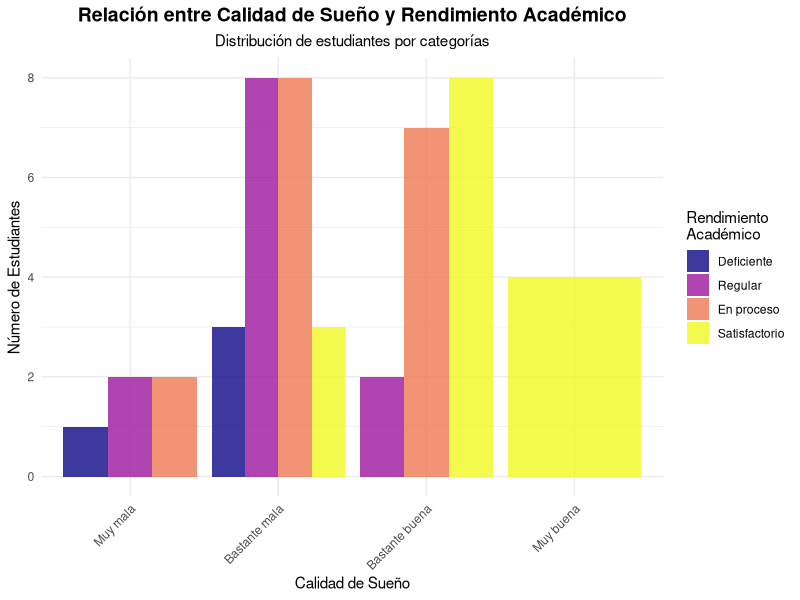
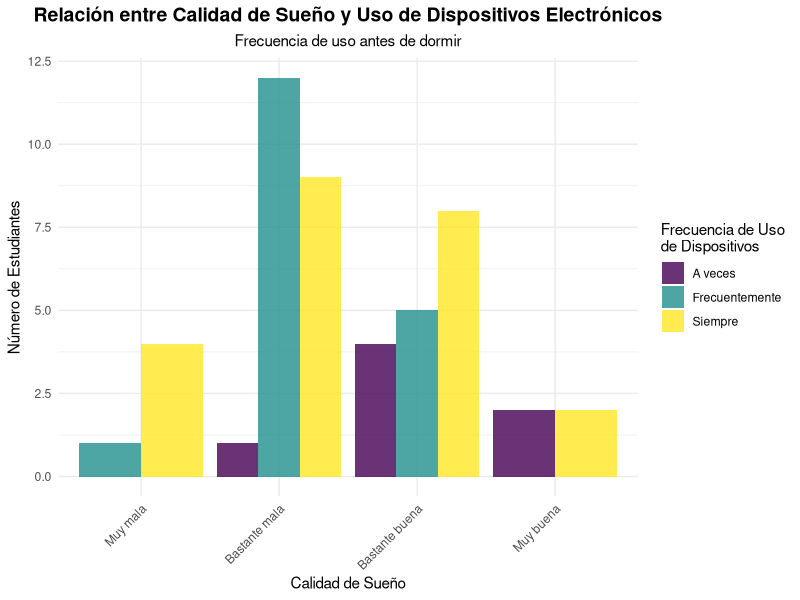
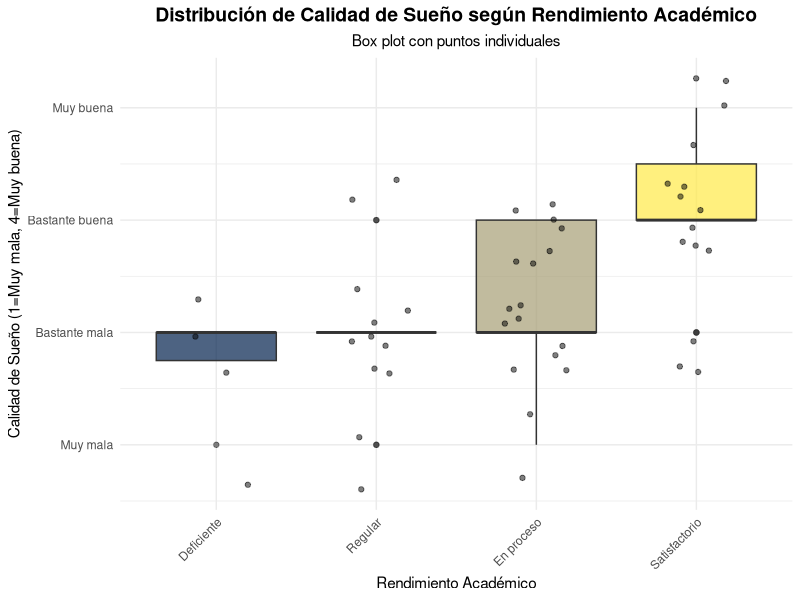
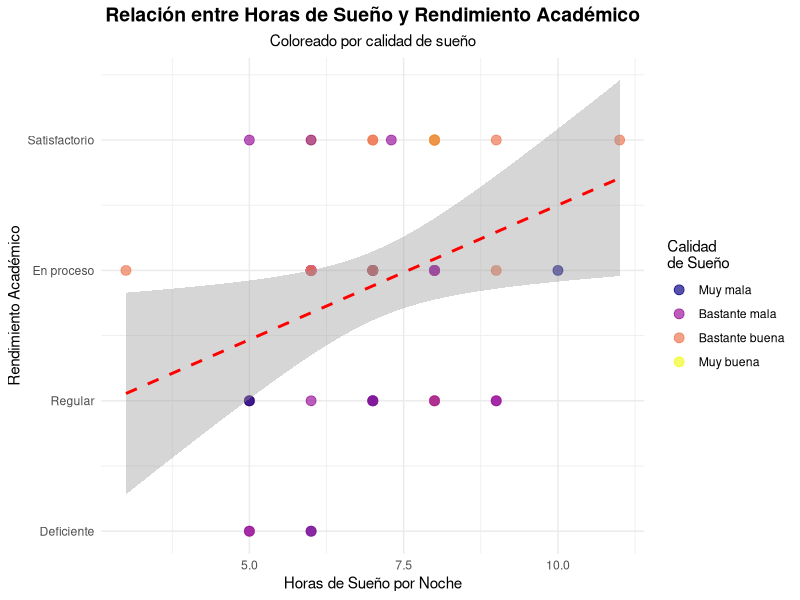
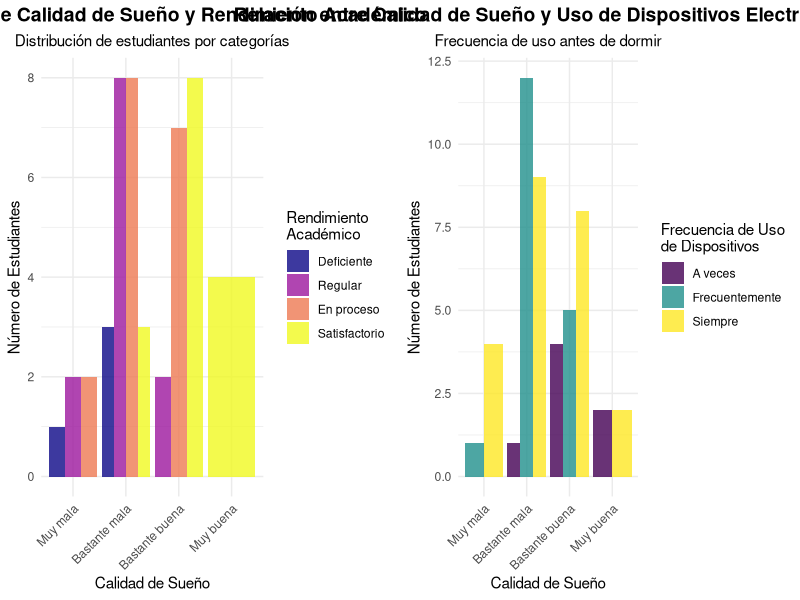
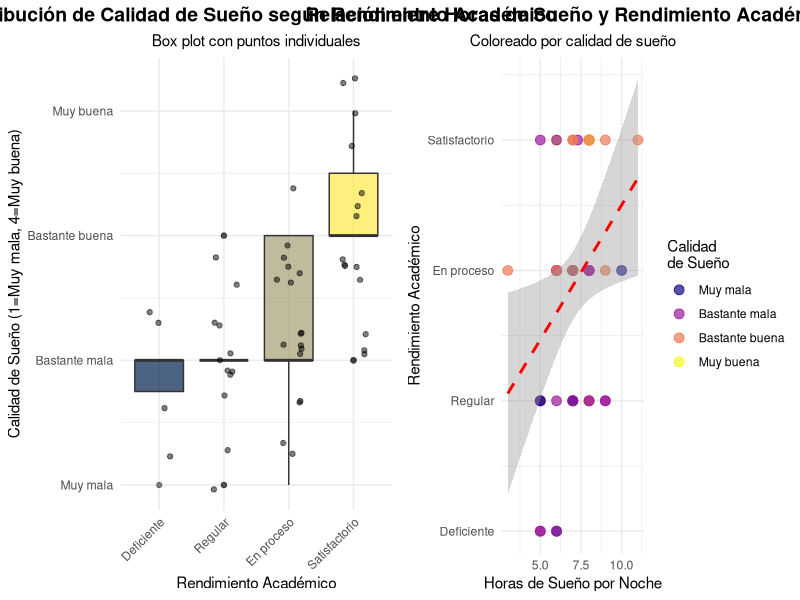
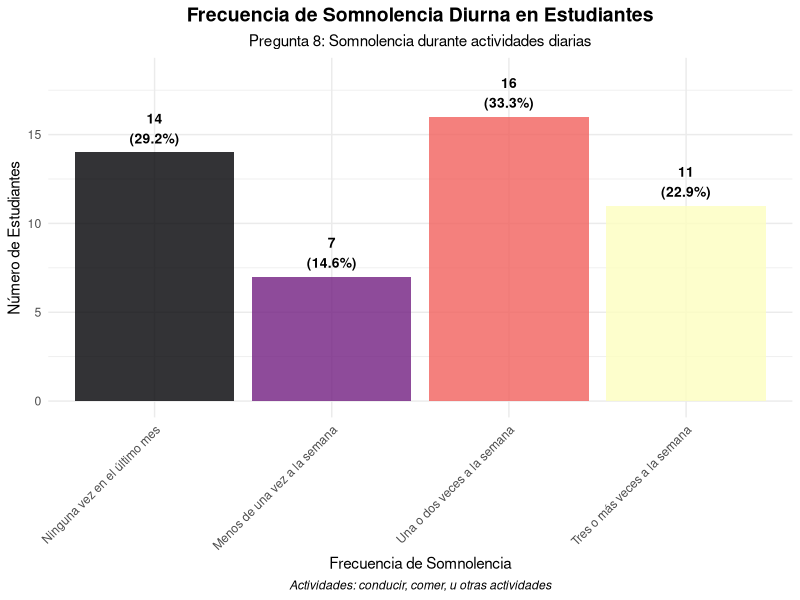
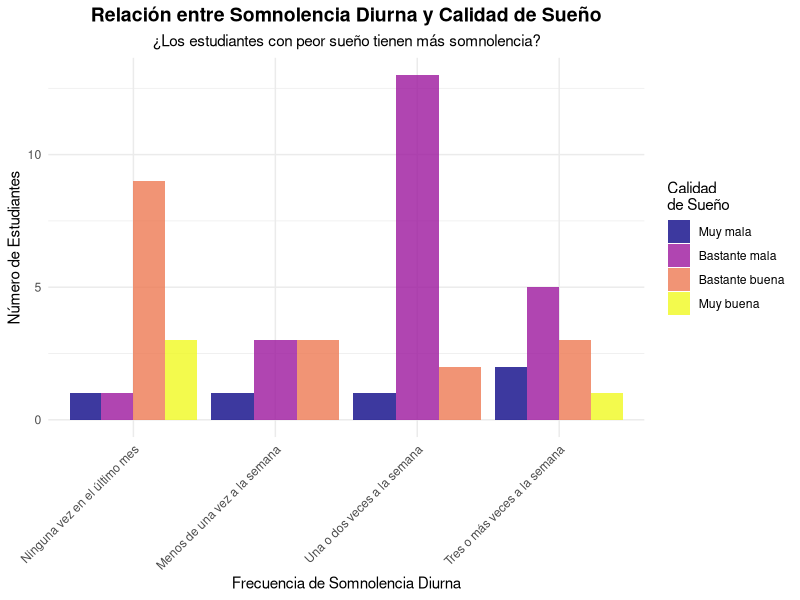

The R source for these figures, in order:
# Análisis de Datos de Sueño - RENACAD
# Carga de librerías necesarias
library(ggplot2)
library(dplyr)
library(tidyr)
library(readr)
library(gridExtra)

# Lectura de datos
datos <- read_csv("RENACAD.csv")

# Limpieza de nombres de columnas para facilitar el trabajo
colnames(datos) <- c("Nro", "Timestamp", "Email", "Acepto", 
                     "Hora_acostarse", "Tiempo_dormirse", "Hora_levantarse", 
                     "Horas_dormido", "Prob_conciliar", "Prob_despertar", 
                     "Prob_sanitario", "Prob_respirar", "Prob_roncar", 
                     "Prob_frio", "Prob_calor", "Prob_pesadillas", 
                     "Prob_dolores", "Prob_otras", "Otras_razones",
                     "Calidad_sueño", "Medicamentos", "Somnolencia", 
                     "Animos", "Dispositivos", "Rendimiento")

# Conversión de variables categóricas a factores ordenados
datos$Calidad_sueño <- factor(datos$Calidad_sueño, 
                              levels = c("Muy mala", "Bastante mala", "Bastante buena", "Muy buena"),
                              ordered = TRUE)

datos$Rendimiento <- factor(datos$Rendimiento,
                            levels = c("Deficiente", "Regular", "En proceso", "Satisfactorio"),
                            ordered = TRUE)

datos$Dispositivos <- factor(datos$Dispositivos,
                             levels = c("Nunca", "A veces", "Frecuentemente", "Siempre"),
                             ordered = TRUE)

# 1. GRÁFICO DE BARRAS AGRUPADO: CALIDAD DE SUEÑO VS RENDIMIENTO ACADÉMICO
grafico1 <- datos %>%
  count(Calidad_sueño, Rendimiento) %>%
  ggplot(aes(x = Calidad_sueño, y = n, fill = Rendimiento)) +
  geom_bar(stat = "identity", position = "dodge", alpha = 0.8) +
  labs(title = "Relación entre Calidad de Sueño y Rendimiento Académico",
       subtitle = "Distribución de estudiantes por categorías",
       x = "Calidad de Sueño",
       y = "Número de Estudiantes",
       fill = "Rendimiento\nAcadémico") +
  theme_minimal() +
  theme(axis.text.x = element_text(angle = 45, hjust = 1),
        plot.title = element_text(hjust = 0.5, size = 14, face = "bold"),
        plot.subtitle = element_text(hjust = 0.5)) +
  scale_fill_viridis_d(option = "plasma")

# 2. GRÁFICO DE BARRAS AGRUPADO: CALIDAD DE SUEÑO VS USO DE DISPOSITIVOS
grafico2 <- datos %>%
  count(Calidad_sueño, Dispositivos) %>%
  ggplot(aes(x = Calidad_sueño, y = n, fill = Dispositivos)) +
  geom_bar(stat = "identity", position = "dodge", alpha = 0.8) +
  labs(title = "Relación entre Calidad de Sueño y Uso de Dispositivos Electrónicos",
       subtitle = "Frecuencia de uso antes de dormir",
       x = "Calidad de Sueño",
       y = "Número de Estudiantes",
       fill = "Frecuencia de Uso\nde Dispositivos") +
  theme_minimal() +
  theme(axis.text.x = element_text(angle = 45, hjust = 1),
        plot.title = element_text(hjust = 0.5, size = 14, face = "bold"),
        plot.subtitle = element_text(hjust = 0.5)) +
  scale_fill_viridis_d(option = "viridis")

# 3. BOX PLOT: CALIDAD DE SUEÑO VS RENDIMIENTO ACADÉMICO
grafico3 <- datos %>%
  mutate(Calidad_num = case_when(
    Calidad_sueño == "Muy mala" ~ 1,
    Calidad_sueño == "Bastante mala" ~ 2,
    Calidad_sueño == "Bastante buena" ~ 3,
    Calidad_sueño == "Muy buena" ~ 4
  )) %>%
  ggplot(aes(x = Rendimiento, y = Calidad_num, fill = Rendimiento)) +
  geom_boxplot(alpha = 0.7, outlier.alpha = 0.6) +
  geom_jitter(width = 0.2, alpha = 0.5) +
  labs(title = "Distribución de Calidad de Sueño según Rendimiento Académico",
       subtitle = "Box plot con puntos individuales",
       x = "Rendimiento Académico",
       y = "Calidad de Sueño (1=Muy mala, 4=Muy buena)",
       fill = "Rendimiento") +
  theme_minimal() +
  theme(axis.text.x = element_text(angle = 45, hjust = 1),
        plot.title = element_text(hjust = 0.5, size = 14, face = "bold"),
        plot.subtitle = element_text(hjust = 0.5),
        legend.position = "none") +
  scale_y_continuous(breaks = 1:4, 
                     labels = c("Muy mala", "Bastante mala", "Bastante buena", "Muy buena")) +
  scale_fill_viridis_d(option = "cividis")

# 4. GRÁFICO DE DISPERSIÓN: HORAS DE SUEÑO VS RENDIMIENTO
datos_dispersion <- datos %>%
  mutate(Rendimiento_num = case_when(
    Rendimiento == "Deficiente" ~ 1,
    Rendimiento == "Regular" ~ 2,
    Rendimiento == "En proceso" ~ 3,
    Rendimiento == "Satisfactorio" ~ 4
  ))

grafico4 <- ggplot(datos_dispersion, aes(x = Horas_dormido, y = Rendimiento_num)) +
  geom_point(aes(color = Calidad_sueño), size = 3, alpha = 0.7) +
  geom_smooth(method = "lm", se = TRUE, color = "red", linetype = "dashed") +
  labs(title = "Relación entre Horas de Sueño y Rendimiento Académico",
       subtitle = "Coloreado por calidad de sueño",
       x = "Horas de Sueño por Noche",
       y = "Rendimiento Académico",
       color = "Calidad\nde Sueño") +
  theme_minimal() +
  theme(plot.title = element_text(hjust = 0.5, size = 14, face = "bold"),
        plot.subtitle = element_text(hjust = 0.5)) +
  scale_y_continuous(breaks = 1:4, 
                     labels = c("Deficiente", "Regular", "En proceso", "Satisfactorio")) +
  scale_color_viridis_d(option = "plasma")

# OPCIÓN 1: Visualizar en el panel Plots de RStudio
# Los gráficos aparecerán uno por uno en la pestaña "Plots" (abajo derecha)
print(grafico1)
print(grafico2) 
print(grafico3)
print(grafico4)

# OPCIÓN 2: Mostrar múltiples gráficos juntos
grid.arrange(grafico1, grafico2, ncol = 2)
grid.arrange(grafico3, grafico4, ncol = 2)

# ESTADÍSTICAS DESCRIPTIVAS ADICIONALES
cat("=== ESTADÍSTICAS DESCRIPTIVAS ===\n")
cat("Distribución de Calidad de Sueño:\n")
print(table(datos$Calidad_sueño))

cat("\nDistribución de Rendimiento Académico:\n")
print(table(datos$Rendimiento))

cat("\nEstadísticas de Horas de Sueño:\n")
summary(datos$Horas_dormido)

cat("\nCorrelación entre variables numéricas:\n")
correlacion <- cor(datos_dispersion$Horas_dormido, datos_dispersion$Rendimiento_num, 
                   use = "complete.obs")
cat("Correlación Horas de Sueño - Rendimiento:", round(correlacion, 3), "\n")

# TABLAS DE CONTINGENCIA
cat("\n=== TABLAS DE CONTINGENCIA ===\n")
cat("Calidad de Sueño vs Rendimiento Académico:\n")
tabla1 <- table(datos$Calidad_sueño, datos$Rendimiento)
print(tabla1)

cat("\nPorcentajes por fila:\n")
print(round(prop.table(tabla1, 1) * 100, 1))

# GRÁFICOS ADICIONALES SUGERIDOS

# 5. HISTOGRAMA DE HORAS DE SUEÑO
grafico5 <- ggplot(datos, aes(x = Horas_dormido, fill = Calidad_sueño)) +
  geom_histogram(binwidth = 0.5, alpha = 0.7, position = "identity") +
  facet_wrap(~Calidad_sueño, ncol = 2) +
  labs(title = "Distribución de Horas de Sueño por Calidad de Sueño",
       x = "Horas de Sueño",
       y = "Frecuencia",
       fill = "Calidad de Sueño") +
  theme_minimal() +
  theme(plot.title = element_text(hjust = 0.5, size = 14, face = "bold")) +
  scale_fill_viridis_d(option = "plasma")

# 6. GRÁFICO DE BARRAS: USO DE DISPOSITIVOS VS RENDIMIENTO
grafico6 <- datos %>%
  count(Dispositivos, Rendimiento) %>%
  ggplot(aes(x = Dispositivos, y = n, fill = Rendimiento)) +
  geom_bar(stat = "identity", position = "fill") +
  labs(title = "Proporción de Rendimiento Académico según Uso de Dispositivos",
       subtitle = "Gráfico de barras apiladas (proporciones)",
       x = "Frecuencia de Uso de Dispositivos",
       y = "Proporción",
       fill = "Rendimiento\nAcadémico") +
  theme_minimal() +
  theme(axis.text.x = element_text(angle = 45, hjust = 1),
        plot.title = element_text(hjust = 0.5, size = 14, face = "bold"),
        plot.subtitle = element_text(hjust = 0.5)) +
  scale_fill_viridis_d(option = "cividis") +
  scale_y_continuous(labels = scales::percent_format())

# GRÁFICO ADICIONAL: ANÁLISIS DE LA PREGUNTA 8 (SOMNOLENCIA DIURNA)

# Conversión de la variable Somnolencia a factor ordenado
datos$Somnolencia <- factor(datos$Somnolencia,
                            levels = c("Ninguna vez en el último mes", 
                                       "Menos de una vez a la semana",
                                       "Una o dos veces a la semana", 
                                       "Tres o más veces a la semana"),
                            ordered = TRUE)

# GRÁFICO 7: Distribución de Somnolencia Diurna
grafico7 <- datos %>%
  count(Somnolencia) %>%
  mutate(porcentaje = n/sum(n)*100) %>%
  ggplot(aes(x = Somnolencia, y = n, fill = Somnolencia)) +
  geom_bar(stat = "identity", alpha = 0.8) +
  geom_text(aes(label = paste0(n, "\n(", round(porcentaje, 1), "%)")), 
            vjust = -0.3, size = 3.5, fontface = "bold") +
  labs(title = "Frecuencia de Somnolencia Diurna en Estudiantes",
       subtitle = "Pregunta 8: Somnolencia durante actividades diarias",
       x = "Frecuencia de Somnolencia",
       y = "Número de Estudiantes",
       caption = "Actividades: conducir, comer, u otras actividades") +
  theme_minimal() +
  theme(axis.text.x = element_text(angle = 45, hjust = 1),
        plot.title = element_text(hjust = 0.5, size = 14, face = "bold"),
        plot.subtitle = element_text(hjust = 0.5),
        plot.caption = element_text(hjust = 0.5, face = "italic"),
        legend.position = "none") +
  scale_fill_viridis_d(option = "magma") +
  ylim(0, max(table(datos$Somnolencia)) * 1.15)

# GRÁFICO 8: Somnolencia vs Calidad de Sueño
grafico8 <- datos %>%
  count(Somnolencia, Calidad_sueño) %>%
  ggplot(aes(x = Somnolencia, y = n, fill = Calidad_sueño)) +
  geom_bar(stat = "identity", position = "dodge", alpha = 0.8) +
  labs(title = "Relación entre Somnolencia Diurna y Calidad de Sueño",
       subtitle = "¿Los estudiantes con peor sueño tienen más somnolencia?",
       x = "Frecuencia de Somnolencia Diurna",
       y = "Número de Estudiantes",
       fill = "Calidad\nde Sueño") +
  theme_minimal() +
  theme(axis.text.x = element_text(angle = 45, hjust = 1),
        plot.title = element_text(hjust = 0.5, size = 14, face = "bold"),
        plot.subtitle = element_text(hjust = 0.5)) +
  scale_fill_viridis_d(option = "plasma")

# GRÁFICO 9: Somnolencia vs Rendimiento Académico
grafico9 <- datos %>%
  count(Somnolencia, Rendimiento) %>%
  ggplot(aes(x = Somnolencia, y = n, fill = Rendimiento)) +
  geom_bar(stat = "identity", position = "fill") +
  labs(title = "Proporción de Rendimiento Académico según Somnolencia Diurna",
       subtitle = "¿La somnolencia afecta el rendimiento académico?",
       x = "Frecuencia de Somnolencia Diurna",
       y = "Proporción",
       fill = "Rendimiento\nAcadémico") +
  theme_minimal() +
  theme(axis.text.x = element_text(angle = 45, hjust = 1),
        plot.title = element_text(hjust = 0.5, size = 14, face = "bold"),
        plot.subtitle = element_text(hjust = 0.5)) +
  scale_fill_viridis_d(option = "cividis") +
  scale_y_continuous(labels = scales::percent_format())

# GRÁFICO 10: Heatmap de Somnolencia
grafico10 <- datos %>%
  count(Somnolencia, Calidad_sueño) %>%
  ggplot(aes(x = Calidad_sueño, y = Somnolencia, fill = n)) +
  geom_tile(color = "white", size = 0.5) +
  geom_text(aes(label = n), color = "white", fontface = "bold", size = 4) +
  labs(title = "Mapa de Calor: Somnolencia vs Calidad de Sueño",
       subtitle = "Intensidad representa el número de estudiantes",
       x = "Calidad de Sueño",
       y = "Frecuencia de Somnolencia",
       fill = "Número de\nEstudiantes") +
  theme_minimal() +
  theme(axis.text.x = element_text(angle = 45, hjust = 1),
        plot.title = element_text(hjust = 0.5, size = 14, face = "bold"),
        plot.subtitle = element_text(hjust = 0.5)) +
  scale_fill_viridis_c(option = "inferno")

# Mostrar los gráficos de somnolencia
print(grafico7)
print(grafico8)
print(grafico9)
print(grafico10)

# Panel combinado para somnolencia
panel_somnolencia <- grid.arrange(grafico7, grafico8, grafico9, grafico10, 
                                  ncol = 2, nrow = 2,
                                  top = "Análisis Completo de Somnolencia Diurna - Pregunta 8")

# Guardar gráficos de somnolencia
ggsave("graficos/somnolencia_distribucion.png", grafico7, width = 10, height = 6, dpi = 300)
ggsave("graficos/somnolencia_vs_calidad.png", grafico8, width = 12, height = 6, dpi = 300)
ggsave("graficos/somnolencia_vs_rendimiento.png", grafico9, width = 12, height = 6, dpi = 300)
ggsave("graficos/heatmap_somnolencia.png", grafico10, width = 8, height = 6, dpi = 300)
ggsave("graficos/panel_somnolencia_completo.png", panel_somnolencia, width = 16, height = 12, dpi = 300)

# ESTADÍSTICAS DESCRIPTIVAS PARA SOMNOLENCIA
cat("\n=== ANÁLISIS DE SOMNOLENCIA DIURNA (PREGUNTA 8) ===\n")
cat("Distribución de frecuencia de somnolencia:\n")
tabla_somnolencia <- table(datos$Somnolencia)
print(tabla_somnolencia)

cat("\nPorcentajes:\n")
print(round(prop.table(tabla_somnolencia) * 100, 1))

cat("\nSomnolencia vs Calidad de Sueño:\n")
tabla_somno_calidad <- table(datos$Somnolencia, datos$Calidad_sueño)
print(tabla_somno_calidad)

cat("\nSomnolencia vs Rendimiento Académico:\n")
tabla_somno_rend <- table(datos$Somnolencia, datos$Rendimiento)
print(tabla_somno_rend)
# Crear carpeta para guardar gráficos (opcional)
if (!dir.exists("graficos")) {
  dir.create("graficos")
}

# Guardar cada gráfico individualmente
ggsave("graficos/calidad_vs_rendimiento.png", grafico1, width = 10, height = 6, dpi = 300)
ggsave("graficos/calidad_vs_dispositivos.png", grafico2, width = 10, height = 6, dpi = 300)
ggsave("graficos/boxplot_calidad_rendimiento.png", grafico3, width = 10, height = 6, dpi = 300)
ggsave("graficos/dispersion_horas_rendimiento.png", grafico4, width = 10, height = 6, dpi = 300)
ggsave("graficos/histograma_horas_sueño.png", grafico5, width = 12, height = 8, dpi = 300)
ggsave("graficos/dispositivos_rendimiento_proporciones.png", grafico6, width = 10, height = 6, dpi = 300)

# OPCIÓN 4: Crear un panel con todos los gráficos principales
panel_principal <- grid.arrange(grafico1, grafico2, grafico3, grafico4, ncol = 2, nrow = 2,
                                top = "Análisis de Patrones de Sueño y Rendimiento Académico - RENACAD")

# Guardar el panel completo
ggsave("graficos/panel_completo.png", panel_principal, width = 16, height = 12, dpi = 300)

# OPCIÓN 5: Para visualizar en R Markdown/Quarto (si usas un documento .Rmd o .qmd)
# Solo necesitas incluir los gráficos sin print()
# grafico1
# grafico2
# etc.

print(grafico5)
print(grafico6)